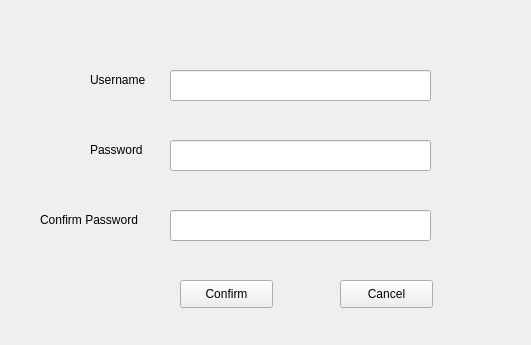
<?xml version="1.0" encoding="UTF-8"?>
<ui version="4.0">
 <class>Form</class>
 <widget class="QWidget" name="Form">
  <property name="geometry">
   <rect>
    <x>0</x>
    <y>0</y>
    <width>531</width>
    <height>345</height>
   </rect>
  </property>
  <property name="windowTitle">
   <string>Form</string>
  </property>
  <widget class="QLineEdit" name="Usernameedit">
   <property name="geometry">
    <rect>
     <x>170</x>
     <y>70</y>
     <width>261</width>
     <height>31</height>
    </rect>
   </property>
  </widget>
  <widget class="QLineEdit" name="Passwordedit">
   <property name="geometry">
    <rect>
     <x>170</x>
     <y>140</y>
     <width>261</width>
     <height>31</height>
    </rect>
   </property>
  </widget>
  <widget class="QLineEdit" name="confirmPasswordedit">
   <property name="geometry">
    <rect>
     <x>170</x>
     <y>210</y>
     <width>261</width>
     <height>31</height>
    </rect>
   </property>
  </widget>
  <widget class="QPushButton" name="confirmButton">
   <property name="geometry">
    <rect>
     <x>180</x>
     <y>280</y>
     <width>93</width>
     <height>28</height>
    </rect>
   </property>
   <property name="text">
    <string>Confirm</string>
   </property>
  </widget>
  <widget class="QPushButton" name="cancelButton">
   <property name="geometry">
    <rect>
     <x>340</x>
     <y>280</y>
     <width>93</width>
     <height>28</height>
    </rect>
   </property>
   <property name="text">
    <string>Cancel</string>
   </property>
  </widget>
  <widget class="QLabel" name="label">
   <property name="geometry">
    <rect>
     <x>90</x>
     <y>70</y>
     <width>71</width>
     <height>20</height>
    </rect>
   </property>
   <property name="text">
    <string>Username</string>
   </property>
  </widget>
  <widget class="QLabel" name="label_2">
   <property name="geometry">
    <rect>
     <x>90</x>
     <y>140</y>
     <width>61</width>
     <height>20</height>
    </rect>
   </property>
   <property name="text">
    <string>Password</string>
   </property>
  </widget>
  <widget class="QLabel" name="label_3">
   <property name="geometry">
    <rect>
     <x>40</x>
     <y>210</y>
     <width>111</width>
     <height>20</height>
    </rect>
   </property>
   <property name="text">
    <string>Confirm Password</string>
   </property>
  </widget>
 </widget>
 <resources/>
 <connections/>
</ui>
